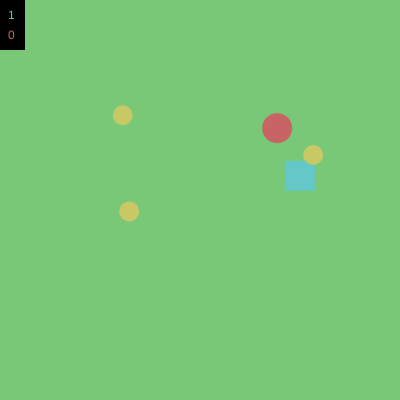
Frame 1 (no input)
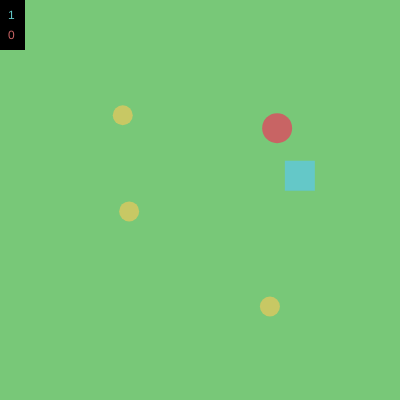
Frame 60 (no input)
Frame 120 (the mouse pressed at the canvas centre since frame 60): identical to frame 60, image omitted

The p5.js sketch that drew these frames (run headless with seeded random() and noise() and a simulated clock; from frame 60 on, the mouse is pressed at the canvas centre):

// p5.js sketch
// ── sketch.js
function setup() {
  createCanvas(400, 400);
  x = random(45, 370);
  y = random(65, 370);
  X = random(30, 370);
  Y = random(50, 370);
  x1 = random(40, 380);
  y1 = random(60, 380);
  x2 = random(40, 380);
  y2 = random(60, 380);
  x3 = random(40, 380);
  y3 = random(60, 380);
  sc = 0;
  sq = 0;
}

function draw() {
  background(120, 200, 120);
  noStroke();
  if (keyIsDown(38)) {
    y -= 2;
  }
  if (keyIsDown(40)) {
    y += 2;
  }
  if (keyIsDown(39)) {
    x += 2;
  }
  if (keyIsDown(37)) {
    x -= 2;
  }
  fill(200, 100, 100);
  circle(x, y, 30);

  if (keyIsDown(87)) {
    Y -= 2;
  }
  if (keyIsDown(83)) {
    Y += 2;
  }
  if (keyIsDown(68)) {
    X += 2;
  }
  if (keyIsDown(65)) {
    X -= 2;
  }
  fill(100, 200, 200);
  square(X, Y, 30);

  fill(200, 200, 100);
  circle(x1, y1, 20);
  circle(x2, y2, 20);
  circle(x3, y3, 20);

  if (
    25 >= x1 - (X + 15) &&
    25 >= (x1 - (X + 15)) * -1 &&
    25 >= y1 - (Y + 15) &&
    25 >= (y1 - (Y + 15)) * -1
  ) {
    x1 = random(20, 380);
    y1 = random(20, 380);
    sq += 1;
  }
  if (25 >= sqrt((x1 - x) ** 2 + (y1 - y) ** 2)) {
    x1 = random(20, 380);
    y1 = random(20, 380);
    sc += 1;
  }

  if (
    25 >= x2 - (X + 15) &&
    25 >= (x2 - (X + 15)) * -1 &&
    25 >= y2 - (Y + 15) &&
    25 >= (y2 - (Y + 15)) * -1
  ) {
    x2 = random(20, 380);
    y2 = random(20, 380);
    sq += 1;
  }
  if (25 >= sqrt((x2 - x) ** 2 + (y2 - y) ** 2)) {
    x2 = random(20, 380);
    y2 = random(20, 380);
    sc += 1;
  }

  if (
    25 >= x3 - (X + 15) &&
    25 >= (x3 - (X + 15)) * -1 &&
    25 >= y3 - (Y + 15) &&
    25 >= (y3 - (Y + 15)) * -1
  ) {
    x3 = random(20, 380);
    y3 = random(20, 380);
    sq += 1;
  }
  if (25 >= sqrt((x3 - x) ** 2 + (y3 - y) ** 2)) {
    x3 = random(20, 380);
    y3 = random(20, 380);
    sc += 1;
  }

  fill(0);
  rect(0, 0, 25, 50);

  fill(100, 200, 200);
  text(sq, 8, 10, 40, 40);
  fill(200, 100, 100);
  text(sc, 8, 30, 75, 75);
}
